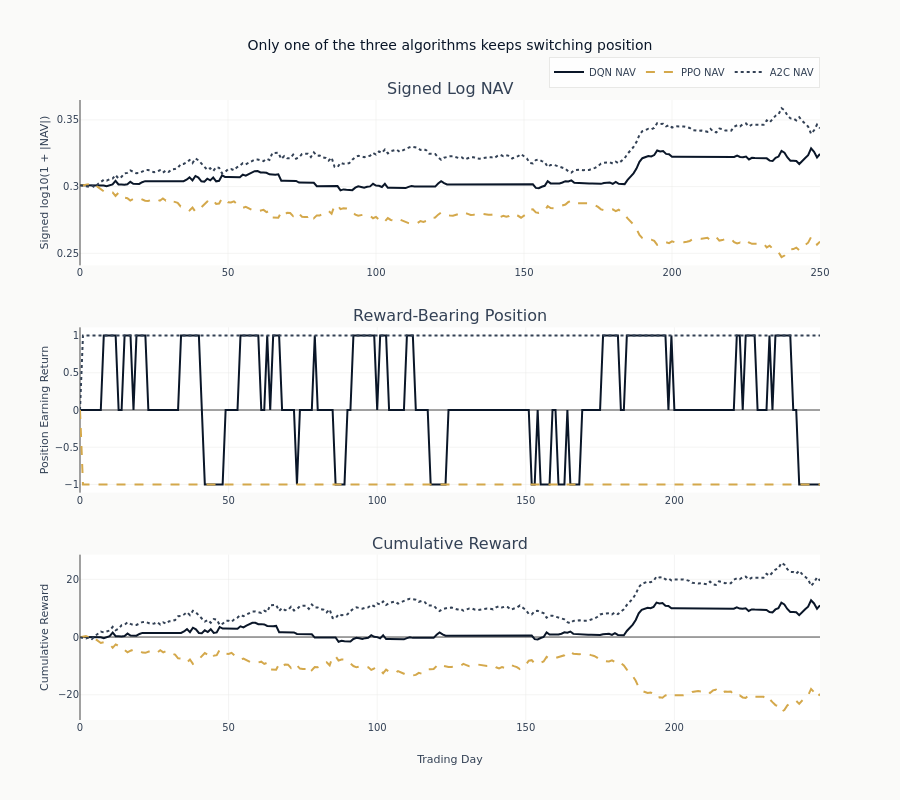

This figure's notebook cell:
### Code cell
# Configure layout and display
fig.update_layout(
    title="Only one of the three algorithms keeps switching position",
    height=800,
    showlegend=True,
    legend=dict(orientation="h", yanchor="bottom", y=1.02, xanchor="right", x=1),
)

fig.update_yaxes(title_text="Signed log10(1 + |NAV|)", row=1, col=1)
fig.update_yaxes(title_text="Position Earning Return", row=2, col=1)
fig.update_yaxes(title_text="Cumulative Reward", row=3, col=1)
fig.update_xaxes(title_text="Trading Day", row=3, col=1)

fig.show()

### Figure 1 — Plotly figure (JSON) as saved in the notebook; plotly's stock layout.template omitted (floating-point values rounded to 4 significant figures; data arrays with more than 128 entries replaced by an {"elided": "..."} marker saying what was removed)
{"data": [{"legendgroup": "DQN", "line": {"color": "#0a1628", "dash": "solid", "width": 2}, "marker": {"color": "#0a1628", "size": 6, "symbol": "circle"}, "name": "DQN NAV", "type": "scatter", "xaxis": "x", "y": {"elided": "251 float values"}, "yaxis": "y"}, {"legendgroup": "DQN", "line": {"color": "#0a1628", "dash": "solid", "width": 2}, "name": "DQN Reward Position", "showlegend": false, "type": "scatter", "xaxis": "x2", "y": {"elided": "250 int values"}, "yaxis": "y2"}, {"legendgroup": "DQN", "line": {"color": "#0a1628", "dash": "solid", "width": 2}, "name": "DQN Cum. Reward", "showlegend": false, "type": "scatter", "xaxis": "x3", "y": {"elided": "250 float values"}, "yaxis": "y3"}, {"legendgroup": "PPO", "line": {"color": "#D4A84B", "dash": "dash", "width": 2}, "marker": {"color": "#D4A84B", "size": 6, "symbol": "square"}, "name": "PPO NAV", "type": "scatter", "xaxis": "x", "y": {"elided": "251 float values"}, "yaxis": "y"}, {"legendgroup": "PPO", "line": {"color": "#D4A84B", "dash": "dash", "width": 2}, "name": "PPO Reward Position", "showlegend": false, "type": "scatter", "xaxis": "x2", "y": {"elided": "250 int values"}, "yaxis": "y2"}, {"legendgroup": "PPO", "line": {"color": "#D4A84B", "dash": "dash", "width": 2}, "name": "PPO Cum. Reward", "showlegend": false, "type": "scatter", "xaxis": "x3", "y": {"elided": "250 float values"}, "yaxis": "y3"}, {"legendgroup": "A2C", "line": {"color": "#334155", "dash": "dot", "width": 2}, "marker": {"color": "#334155", "size": 6, "symbol": "diamond"}, "name": "A2C NAV", "type": "scatter", "xaxis": "x", "y": {"elided": "251 float values"}, "yaxis": "y"}, {"legendgroup": "A2C", "line": {"color": "#334155", "dash": "dot", "width": 2}, "name": "A2C Reward Position", "showlegend": false, "type": "scatter", "xaxis": "x2", "y": {"elided": "250 int values"}, "yaxis": "y2"}, {"legendgroup": "A2C", "line": {"color": "#334155", "dash": "dot", "width": 2}, "name": "A2C Cum. Reward", "showlegend": false, "type": "scatter", "xaxis": "x3", "y": {"elided": "250 float values"}, "yaxis": "y3"}], "layout": {"annotations": [{"font": {"size": 16}, "showarrow": false, "text": "Signed Log NAV", "x": 0.5, "xanchor": "center", "xref": "paper", "y": 1.0, "yanchor": "bottom", "yref": "paper"}, {"font": {"size": 16}, "showarrow": false, "text": "Reward-Bearing Position", "x": 0.5, "xanchor": "center", "xref": "paper", "y": 0.6333, "yanchor": "bottom", "yref": "paper"}, {"font": {"size": 16}, "showarrow": false, "text": "Cumulative Reward", "x": 0.5, "xanchor": "center", "xref": "paper", "y": 0.2667, "yanchor": "bottom", "yref": "paper"}], "height": 800, "legend": {"orientation": "h", "x": 1, "xanchor": "right", "y": 1.02, "yanchor": "bottom"}, "showlegend": true, "title": {"text": "Only one of the three algorithms keeps switching position"}, "xaxis": {"anchor": "y", "domain": [0.0, 1.0]}, "xaxis2": {"anchor": "y2", "domain": [0.0, 1.0]}, "xaxis3": {"anchor": "y3", "domain": [0.0, 1.0], "title": {"text": "Trading Day"}}, "yaxis": {"anchor": "x", "domain": [0.7333, 1.0], "title": {"text": "Signed log10(1 + |NAV|)"}}, "yaxis2": {"anchor": "x2", "domain": [0.3667, 0.6333], "title": {"text": "Position Earning Return"}}, "yaxis3": {"anchor": "x3", "domain": [0.0, 0.2667], "title": {"text": "Cumulative Reward"}}}}
